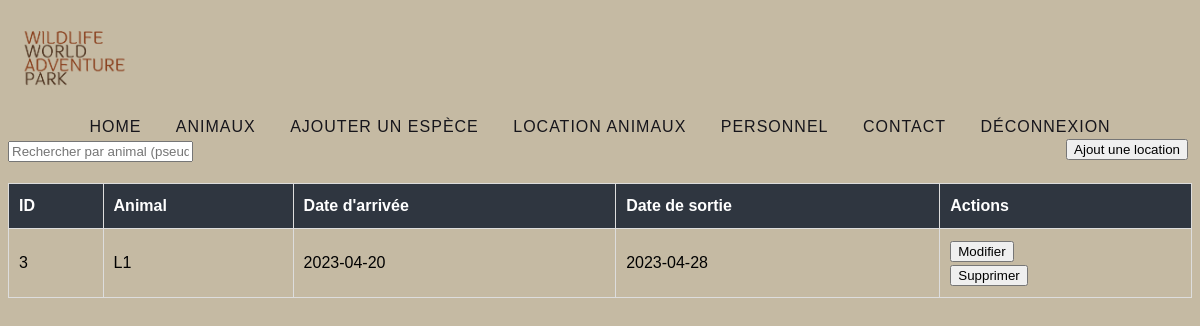
Page /loc_animal/listeLocAnimaux.php (signed in) on the committed database.
### tables this page shows
CREATE TABLE IF NOT EXISTS `loc_animaux` (
  `id` int(11) NOT NULL AUTO_INCREMENT,
  `animal_id` int(11) NOT NULL,
  `date_arrivee` date DEFAULT NULL,
  `date_sortie` date DEFAULT NULL,
  PRIMARY KEY (`id`),
  UNIQUE KEY `animal_id` (`animal_id`)
);

CREATE TABLE IF NOT EXISTS `animaux` (
  `id` int(11) NOT NULL AUTO_INCREMENT,
  `race_id` int(11) NOT NULL,
  `date_naissance` date DEFAULT NULL,
  `sexe` enum('M','F') DEFAULT NULL,
  `pseudo` varchar(50) NOT NULL,
  `commentaire` varchar(255) DEFAULT NULL,
  PRIMARY KEY (`id`),
  KEY `race_id` (`race_id`)
);

### repository/DBManagerEmploye.php (called while the page is built, shortened)
<?php
class DBManagerEmploye extends DBManager{
    function getAllLocAnimaux() {
    $conn = $this->getConnection();
    $sql = "SELECT loc_animaux.id, animaux.pseudo, loc_animaux.date_arrivee, loc_animaux.date_sortie FROM loc_animaux INNER JOIN animaux ON loc_animaux.animal_id = animaux.id";
    $result = $conn->query($sql);
    $rows = array();
    if ($result->num_rows > 0) {
        while ($row = $result->fetch_assoc()) {
            $rows[] = $row;
        }
    }
    return $rows;
}
}

### src/loc_animal/listeLocAnimaux.php (the view, shortened to what this page needs)
<?php
require_once '../../repository/DBManagerEmploye.php';
?>
<!DOCTYPE html>
<html>
<head>
    <link rel="stylesheet" type="text/css" href="../../css/liste_loc_animaux.css">
    <link rel="stylesheet" type="text/css" href="../../css/navbar.css">
</head>
<body>
<div>
    <img src="../../images/logo.png" alt="Logo" class="logo-image">
    <nav class="navbar">
        <a class="nav-link" href="../menu.php">Home</a>
        <a class="nav-link" href="../animal/listeAnimaux.php">Animaux</a>
        <a class="nav-link" href="../ajoutespece.php">Ajouter un espèce</a>
        <a class="nav-link" href="listeLocAnimaux.php">Location Animaux</a>
        <?php
        if ($_SESSION['role'] == "DIRECTEUR") {
            echo '<a class="nav-link" href="../personnel/listePersonnel.php">Personnel</a>';
        }
        ?>
        <a class="nav-link" href="../contact.php">Contact</a>
        <a class="nav-link" href="../deconnexion.php">Déconnexion</a>
    </nav>
</div>
<input id="search" type="text" placeholder="Rechercher par animal (pseudo)" onkeyup="searchTable()">
<button style="position: absolute;right: 1%;" onclick="window.location.href='ajoutLocAnimal.php'">Ajout une location</button>
<table id="loc_animaux" border="1">
    <thead>
    <tr>
        <th>ID</th>
        <th>Animal</th>
        <th>Date d'arrivée</th>
        <th>Date de sortie</th>
        <th>Actions</th>
    </tr>
    </thead>
    <tbody>
    <?php
    $credentials = new Credentials();
    $db = new DBManagerEmploye($credentials->getServername(),$credentials->getUserEmploye(), $credentials->getUserEmployePassword(), $credentials->getDatabaseName());
    $rows = $db->getAllLocAnimaux();
    foreach ($rows as $row) {
        echo "<tr>";
        echo "<td>" . $row["id"] . "</td>";
        echo "<td>" . $row["pseudo"] . "</td>";
        echo "<td>" . $row["date_arrivee"] . "</td>";
        echo "<td>" . $row["date_sortie"] . "</td>";
        echo "<td>";
        echo "<form method='get' action='modifLocAnimal.php'>";
        echo "<button type='submit'>Modifier</button>";
        echo "</form>";
        echo "<form method='post' action='deleteLocAnimal.php'>";
        echo "<button type='submit'>Supprimer</button>";
        echo "</form>";
        echo "</td>";
        echo "</tr>";
    }
    ?>
    </tbody>
</table>
</body>
</html>

### css/liste_loc_animaux.css (style rules this page uses)
body { background-color: #c5baa3; font-family: Arial, sans-serif; font-size: 16px; line-height: 1.5; }
table { border-collapse: collapse; margin: 20px 0; width: 100%; }
th, td { padding: 10px; text-align: left; border: 1px solid #ddd; }
th { background-color: #2f3640; color: #fff; }

### css/navbar.css (style rules this page uses)
.logo-image { max-height: 100px; width: auto; }
nav { width: 100%; top:50px; text-align:center; }
nav a { font-family: 'Oswald', sans-serif; font-weight:500; text-transform:uppercase; text-decoration:none; color:#16151b; margin:0 15px; font-size:16px; letter-spacing:1px; position:relative; display:inline-block; }
nav a:before { content:''; position: absolute; width: 100%; height: 3px; background:#16151b; top:47%; animation:out 0.2s cubic-bezier(1, 0, 0.58, 0.97) 1 both; }

### rows in the picture
loc_animaux: id "3", animal.pseudo "L1", date_arrivee "2023-04-20", date_sortie "2023-04-28"
